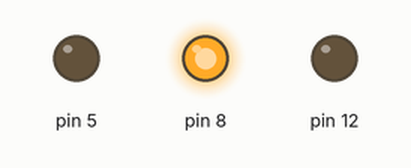
Bench run of a sketch on a simulated Arduino Uno, built with avr-gcc and run on an emulated ATmega328P. On the bench: output pins drawn as LEDs (lit = HIGH).

Above: at 0.2 s.
At 8.7 s:
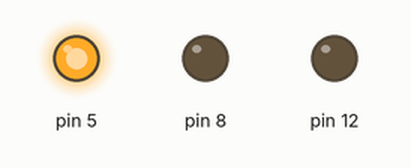
At 18.2 s:
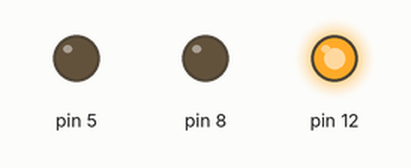
At 36.5 s:
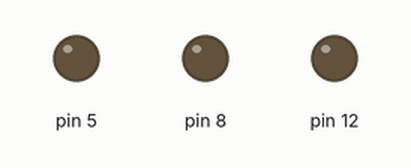
Timing chart, 0 to 41.0 s (numbered marks = the images above):
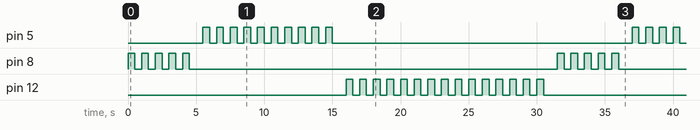

Measured:
- by itself, pin 5: repeats every 31.5 s: 9 × (LOW 0.50 s, HIGH 0.50 s), LOW 22.0 s, HIGH 0.50 s
- by itself, pin 8: repeats every 31.5 s: 4 × (LOW 0.50 s, HIGH 0.50 s), LOW 27.0 s, HIGH 0.50 s
- by itself, pin 12: repeats every 31.5 s: HIGH 0.50 s, LOW 17.0 s, 14 × (HIGH 0.50 s, LOW 0.50 s)

The sketch:

prog1aurdino.ino
```cpp
void setup() {
  // put your setup code here, to run once:
pinMode(8,OUTPUT);
pinMode(5,OUTPUT);
pinMode(12,OUTPUT);

}

void loop() {
  // put your main code here, to run repeatedly:
digitalWrite (8,HIGH);
delay(500);
digitalWrite(8,LOW);
delay(500);
digitalWrite (8,HIGH);
delay(500);
digitalWrite(8,LOW);
delay(500);
digitalWrite (8,HIGH);
delay(500);
digitalWrite(8,LOW);
delay(500);
digitalWrite (8,HIGH);
delay(500);
digitalWrite(8,LOW);
delay(500);
digitalWrite (8,HIGH);
delay(500);
digitalWrite(8,LOW);
delay(1000);
digitalWrite (5,HIGH);
delay(500);
digitalWrite(5,LOW);
delay(500);
digitalWrite (5,HIGH);
delay(500);
digitalWrite(5,LOW);
delay(500);
digitalWrite (5,HIGH);
delay(500);
digitalWrite(5,LOW);
delay(500);
digitalWrite (5,HIGH);
delay(500);
digitalWrite(5,LOW);
delay(500);
digitalWrite (5,HIGH);
delay(500);
digitalWrite(5,LOW);
delay(500);
digitalWrite (5,HIGH);
delay(500);
digitalWrite(5,LOW);
delay(500);
digitalWrite (5,HIGH);
delay(500);
digitalWrite(5,LOW);
delay(500);
digitalWrite (5,HIGH);
delay(500);
digitalWrite(5,LOW);
delay(500);
digitalWrite (5,HIGH);
delay(500);
digitalWrite(5,LOW);
delay(500);
digitalWrite (5,HIGH);
delay(500);
digitalWrite(5,LOW);
delay(1000);
digitalWrite (12,HIGH);
delay(500);
digitalWrite(12,LOW);
delay(500);
digitalWrite (12,HIGH);
delay(500);
digitalWrite(12,LOW);
delay(500);
digitalWrite (12,HIGH);
delay(500);
digitalWrite(12,LOW);
delay(500);
digitalWrite (12,HIGH);
delay(500);
digitalWrite(12,LOW);
delay(500);
digitalWrite (12,HIGH);
delay(500);
digitalWrite(12,LOW);
delay(500);
digitalWrite (12,HIGH);
delay(500);
digitalWrite(12,LOW);
delay(500);
digitalWrite (12,HIGH);
delay(500);
digitalWrite(12,LOW);
delay(500);
digitalWrite (12,HIGH);
delay(500);
digitalWrite(12,LOW);
delay(500);
digitalWrite (12,HIGH);
delay(500);
digitalWrite(12,LOW);
delay(500);
digitalWrite (12,HIGH);
delay(500);
digitalWrite(12,LOW);
delay(500);
digitalWrite (12,HIGH);
delay(500);
digitalWrite(12,LOW);
delay(500);
digitalWrite (12,HIGH);
delay(500);
digitalWrite(12,LOW);
delay(500);
digitalWrite (12,HIGH);
delay(500);
digitalWrite(12,LOW);
delay(500);
digitalWrite (12,HIGH);
delay(500);
digitalWrite(12,LOW);
delay(500);
digitalWrite (12,HIGH);
delay(500);
digitalWrite(12,LOW);
delay(1000);
}
```
